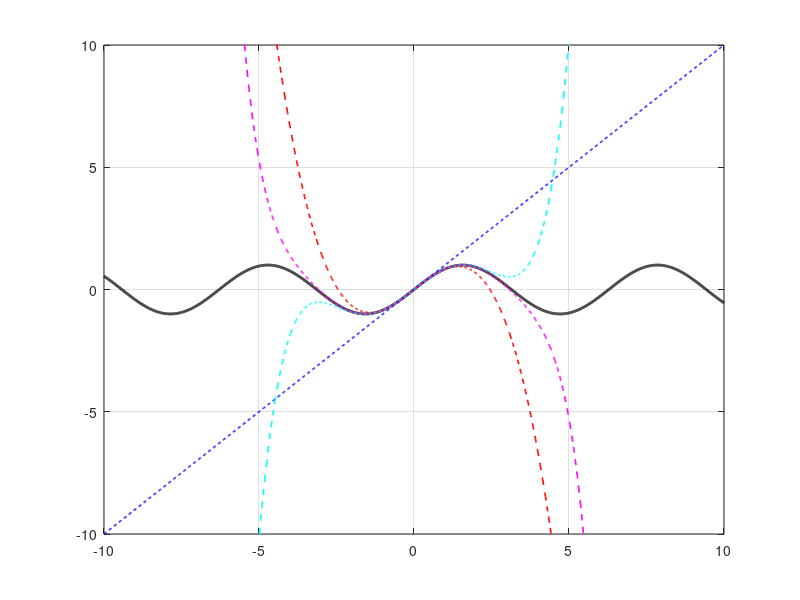

Recreate this plot in MATLAB.
%sinx approximated by polynomial
%p6课
clear all, close all
x = -10:.01:10;
y = sin(x);  %sinx
plot(x,y,'k','LineWidth',2)
axis([-10 10 -10 10])
grid on, hold on  %hold on保持图形继续在原图上作图

%%First-order Taylor expansion
P = [1 0];
yT1 = polyval(P,x); %x+0
plot(x,yT1,'b--','LineWidth',1.2)
hold on

%%Third-order Taylor expansion
P = [-1/factorial(3) 0 1 0]; 
yT3 = polyval(P,x); %-(1/3!)x^3+x+0
plot(x,yT3,'r--','LineWidth',1.2)

%%Fifth-order Taylor expansion
P = [1/factorial(5) 0 -1/factorial(3) 0 1 0]; 
yT5 = polyval(P,x); %(1/5!)x^5-(1/3!)x^3+x+0
plot(x,yT5,'c--','LineWidth',1.2)

%%Seventh-order Taylor expansion
P = [-1/factorial(7) 0 1/factorial(5) 0 -1/factorial(3) 0 1 0]; 
yT7 = polyval(P,x); %
plot(x,yT7,'m--','LineWidth',1.2)

